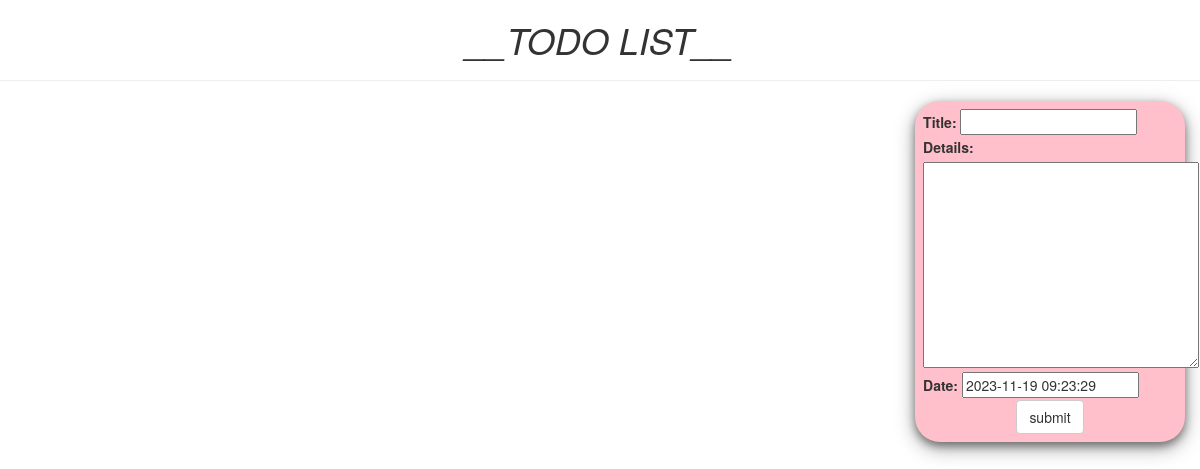
The page /todo/ on the database as committed earlier.
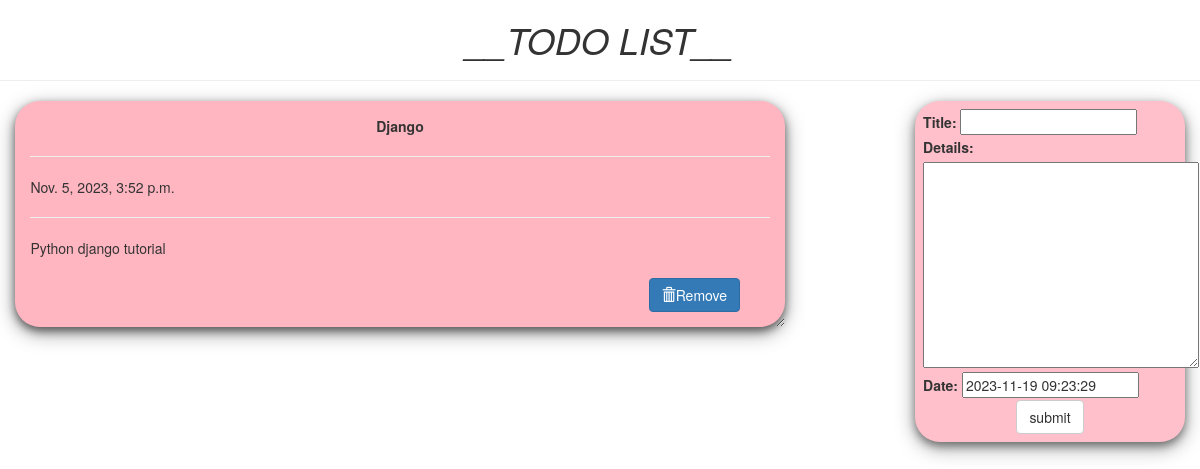
The same page on the database as committed later.
### todo/models.py (models this page shows, shortened)
class Todo(models.Model):
    title = models.CharField(max_length=100)
    details = models.TextField()
    date = models.DateTimeField(default=timezone.now)

### todo/views.py (the view)
# urls.py: path('', index, name='polls'),
def index(request):
    todos = Todo.objects.order_by("-date")
    if request.method == "POST":
        form = TodoForm(request.POST)
        if form.is_valid():
            form.save()
            return redirect('index')
    form = TodoForm()
    page = {
        'forms': form,
        'list': todos,
        'title': 'Todo List'
    }
    return render(request, 'todo/index.html', page)

### todo/forms.py
class TodoForm(forms.ModelForm):
    class Meta:
        model = Todo
        fields = '__all__'
        widgets = {
            "details": forms.Textarea(attrs={"cols": 34}),
        }

### templates/todo/index.html (shortened to what this page needs)
<!DOCTYPE html>
<html lang="en" dir="ltr">
    <head>
        <link rel="stylesheet" href="https://maxcdn.bootstrapcdn.com/bootstrap/3.3.7/css/bootstrap.min.css">
    </head>
    <body class="container-fluid">
        <center class="row">
            <h1><i>__TODO LIST__</i></h1>
            <hr />
        </center>
        <div class="row">
            <div class="col-md-8">
                {% for i in list %}
                    <div class="card">
                        <center><b>{{i.title}}</b></center>
                        <hr/>
                        {{i.date}}
                        <hr/>
                        {{i.details}}
                        <br />
                        <br />
                        <form action="/todo/delete/{{i.id}}" method="POST" style=" padding-right: 4%; padding-bottom: 3%;">
                            <button value="remove" type="submit" class="btn btn-primary" style="float: right;"><span class="glyphicon glyphicon-trash"></span>Remove</button>
                        </form>
                    </div>
                {% endfor%}
            </div>
            <div class="col-md-1"> </div>
            <div class="col-md-3" >
                <div class="submit_form">
                    <form method="POST">
                        {{forms}}
                        <center>
                            <input type="submit" class="btn btn-default" value="submit" />
                        </center>
                    </form>
                </div>
            </div>
        </div>
    </body>
</html>

Rows that differ between the two databases and show on the page:
added Todo: title "Django", date "Nov. 5, 2023, 3:52 p.m.", details "Python django tutorial"
